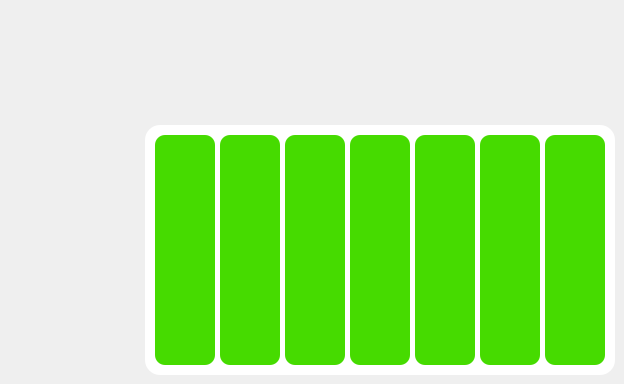
      <widget class="QWidget" name="FuelTab">
       <attribute name="icon">
        <iconset resource="source.qrc">
         <normaloff>:/logos/logos/FuelTab1.png</normaloff>:/logos/logos/FuelTab1.png</iconset>
       </attribute>
       <attribute name="title">
        <string/>
       </attribute>
       <widget class="QLabel" name="WhiteBackgroundFuelTab">
        <property name="geometry">
         <rect>
          <x>145</x>
          <y>125</y>
          <width>470</width>
          <height>250</height>
         </rect>
        </property>
        <property name="styleSheet">
         <string notr="true">background: #FFFFFF;
border-radius: 15px;</string>
        </property>
        <property name="text">
         <string/>
        </property>
       </widget>
       <widget class="QLabel" name="FuelBar1">
        <property name="geometry">
         <rect>
          <x>155</x>
          <y>135</y>
          <width>60</width>
          <height>230</height>
         </rect>
        </property>
        <property name="styleSheet">
         <string notr="true">background: #46DB00;
border-radius: 10px;</string>
        </property>
        <property name="text">
         <string/>
        </property>
       </widget>
       <widget class="QLabel" name="FuelBar2">
        <property name="geometry">
         <rect>
          <x>220</x>
          <y>135</y>
          <width>60</width>
          <height>230</height>
         </rect>
        </property>
        <property name="styleSheet">
         <string notr="true">background: #46DB00;
border-radius: 10px;</string>
        </property>
        <property name="text">
         <string/>
        </property>
       </widget>
       <widget class="QLabel" name="FuelBar3">
        <property name="geometry">
         <rect>
          <x>285</x>
          <y>135</y>
          <width>60</width>
          <height>230</height>
         </rect>
        </property>
        <property name="styleSheet">
         <string notr="true">background: #46DB00;
border-radius: 10px;</string>
        </property>
        <property name="text">
         <string/>
        </property>
       </widget>
       <widget class="QLabel" name="FuelBar4">
        <property name="geometry">
         <rect>
          <x>350</x>
          <y>135</y>
          <width>60</width>
          <height>230</height>
         </rect>
        </property>
        <property name="styleSheet">
         <string notr="true">background: #46DB00;
border-radius: 10px;</string>
        </property>
        <property name="text">
         <string/>
        </property>
       </widget>
       <widget class="QLabel" name="FuelBar5">
        <property name="geometry">
         <rect>
          <x>415</x>
          <y>135</y>
          <width>60</width>
          <height>230</height>
         </rect>
        </property>
        <property name="styleSheet">
         <string notr="true">background: #46DB00;
border-radius: 10px;</string>
        </property>
        <property name="text">
         <string/>
        </property>
       </widget>
       <widget class="QLabel" name="FuelBar6">
        <property name="geometry">
         <rect>
          <x>480</x>
          <y>135</y>
          <width>60</width>
          <height>230</height>
         </rect>
        </property>
        <property name="styleSheet">
         <string notr="true">background: #46DB00;
border-radius: 10px;</string>
        </property>
        <property name="text">
         <string/>
        </property>
       </widget>
       <widget class="QLabel" name="FuelBar7">
        <property name="geometry">
         <rect>
          <x>545</x>
          <y>135</y>
          <width>60</width>
          <height>230</height>
         </rect>
        </property>
        <property name="styleSheet">
         <string notr="true">background: #46DB00;
border-radius: 10px;</string>
        </property>
        <property name="text">
         <string/>
        </property>
       </widget>
      </widget>
